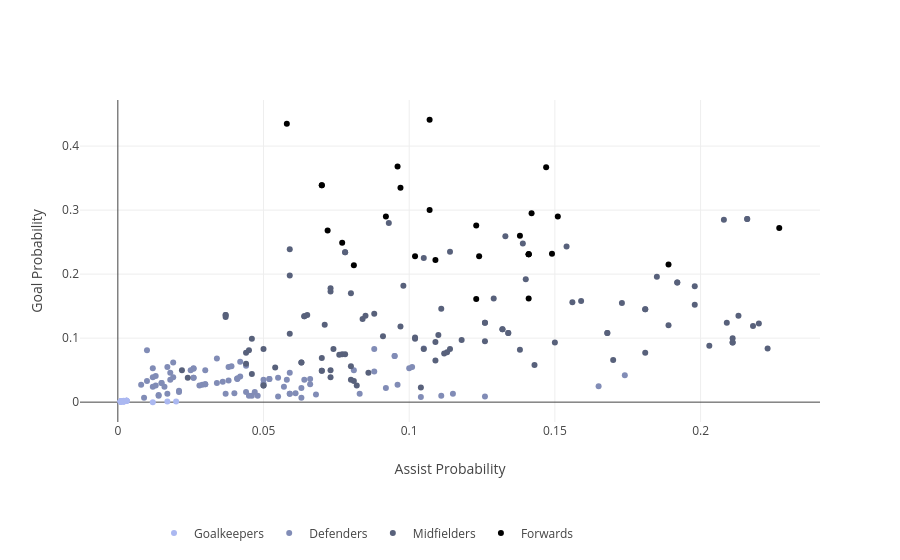

Here is the notebook cell this chart was saved with:
### Code cell
min_minutes=45
df_plot = df_players[df_players.mean_minutes > min_minutes]
fig = go.Figure()
fig.add_trace(
    go.Scatter(
        x=df_plot[df_plot.position=="GK"]['assists'],
        y=df_plot[df_plot.position=="GK"]['goals_scored'],
        mode='markers',
        marker=dict(color='#abb8f1'),
        customdata=df_plot[df_plot.position=="GK"][['player_name', 'position', 'team_name', 'mean_minutes']],
        hovertemplate="<b>%{customdata[0]}</b><br>Position: %{customdata[1]}<br>Team: %{customdata[2]}<br>Avg Minutes: %{customdata[3]}<br>Goals: %{x}<br>Assists: %{y}",
        name="Goalkeepers",
        showlegend=True
    )
)
fig.add_trace(
    go.Scatter(
        x=df_plot[df_plot.position=="DEF"]['assists'],
        y=df_plot[df_plot.position=="DEF"]['goals_scored'],
        mode='markers',
        marker=dict(color='#818cb6'),
        customdata=df_plot[df_plot.position=="DEF"][['player_name', 'position', 'team_name', 'mean_minutes']],
        hovertemplate="<b>%{customdata[0]}</b><br>Position: %{customdata[1]}<br>Team: %{customdata[2]}<br>Avg Minutes: %{customdata[3]}<br>Goals: %{x}<br>Assists: %{y}",
        name="Defenders",
        showlegend=True
    )
)
fig.add_trace(
    go.Scatter(
        x=df_plot[df_plot.position=="MID"]['assists'],
        y=df_plot[df_plot.position=="MID"]['goals_scored'],
        mode='markers',
        marker=dict(color='#58617b'),
        customdata=df_plot[df_plot.position=="MID"][['player_name', 'position', 'team_name', 'mean_minutes']],
        hovertemplate="<b>%{customdata[0]}</b><br>Position: %{customdata[1]}<br>Team: %{customdata[2]}<br>Avg Minutes: %{customdata[3]}<br>Goals: %{x}<br>Assists: %{y}",
        name="Midfielders",
        showlegend=True
    )
)

fig.add_trace(
    go.Scatter(
        x=df_plot[df_plot.position=="FWD"]['assists'],
        y=df_plot[df_plot.position=="FWD"]['goals_scored'],
        mode='markers',
        marker=dict(color='black'),
        customdata=df_plot[df_plot.position=="FWD"][['player_name', 'position', 'team_name', 'mean_minutes']],
        hovertemplate="<b>%{customdata[0]}</b><br>Position: %{customdata[1]}<br>Team: %{customdata[2]}<br>Avg Minutes: %{customdata[3]}<br>Goals: %{x}<br>Assists: %{y}",
        name="Forwards",
        showlegend=True
    )
)
fig.update_layout(
    # add horizontal legend
    legend_orientation="h",
    legend=dict(x=0.1, y=-0.3),
    xaxis_title="Assist Probability",
    yaxis_title="Goal Probability",
)
fig.show()

### Figure 1 — Plotly figure (JSON) as saved in the notebook; plotly's stock layout.template omitted (floating-point values rounded to 4 significant figures; data arrays with more than 128 entries replaced by an {"elided": "..."} marker saying what was removed)
{"data": [{"customdata": [["A.Becker", "GK", "Liverpool", 76], ["Areola", "GK", "West Ham", 79], ["Dubravka", "GK", "Newcastle", 52], ["Ederson M.", "GK", "Manchester City", 83], ["Flekken", "GK", "Brentford", 96], ["Foderingham", "GK", "Sheffield Utd", 70], ["Foderingham", "GK", "West Ham", 70], ["Henderson", "GK", "Crystal Palace", 52], ["Henderson", "GK", "Manchester Utd", 52], ["Johnstone", "GK", "Crystal Palace", 52], ["Johnstone", "GK", "Wolves", 52], ["José Sá", "GK", "Wolves", 85], ["Kaminski", "GK", "Luton", 90], ["Leno", "GK", "Fulham", 99], ["Martinez", "GK", "Aston Villa", 89], ["Neto", "GK", "Arsenal", 81], ["Neto", "GK", "Bournemouth", 81], ["Onana", "GK", "Manchester Utd", 99], ["Pickford", "GK", "Everton", 99], ["Raya", "GK", "Arsenal", 85], ["Raya", "GK", "Brentford", 85], ["Sanchez", "GK", "Chelsea", 47], ["Sels", "GK", "Nottingham", 47], ["Trafford", "GK", "Burnley", 66], ["Verbruggen", "GK", "Brighton", 54], ["Vicario", "GK", "Tottenham", 99]], "hovertemplate": "<b>%{customdata[0]}</b><br>Position: %{customdata[1]}<br>Team: %{customdata[2]}<br>Avg Minutes: %{customdata[3]}<br>Goals: %{x}<br>Assists: %{y}", "marker": {"color": "#abb8f1"}, "mode": "markers", "name": "Goalkeepers", "showlegend": true, "type": "scatter", "x": [0.001, 0.001, 0.001, 0.012, 0.017, 0.003, 0.003, 0.002, 0.002, 0.003, 0.003, 0.02, 0.001, 0.001, 0.001, 0.001, 0.001, 0.001, 0.002, 0.001, 0.001, 0.002, 0.003, 0.003, 0.002, 0.001], "y": [0.001, 0.001, 0.001, 0, 0.001, 0.002, 0.002, 0.001, 0.001, 0.002, 0.002, 0.001, 0.001, 0.001, 0.001, 0.001, 0.001, 0.001, 0.001, 0.001, 0.001, 0.001, 0.002, 0.002, 0.002, 0.001]}, {"customdata": {"elided": "86x4 mixed values"}, "hovertemplate": "<b>%{customdata[0]}</b><br>Position: %{customdata[1]}<br>Team: %{customdata[2]}<br>Avg Minutes: %{customdata[3]}<br>Goals: %{x}<br>Assists: %{y}", "marker": {"color": "#818cb6"}, "mode": "markers", "name": "Defenders", "showlegend": true, "type": "scatter", "x": [0.019, 0.038, 0.008, 0.055, 0.081, 0.052, 0.052, 0.088, 0.013, 0.088, 0.034, 0.029, 0.03, 0.042, 0.066, 0.057, 0.034, 0.104, 0.055, 0.064, 0.036, 0.017, 0.092, 0.012, 0.174, 0.026, 0.063, 0.018, 0.046, 0.111, 0.037, 0.03, 0.061, 0.026, 0.026, 0.014, 0.021, 0.101, 0.018, 0.015, 0.015, 0.066, 0.048, 0.115, 0.039, 0.019, 0.045, 0.095, 0.095, 0.017, 0.01, 0.1, 0.013, 0.044, 0.126, 0.041, 0.058, 0.01, 0.009, 0.016, 0.042, 0.105, 0.068, 0.025, 0.03, 0.041, 0.041, 0.096, 0.165, 0.021, 0.05, 0.014, 0.026, 0.038, 0.028, 0.083, 0.063, 0.059, 0.059, 0.047, 0.059, 0.044, 0.04, 0.012, 0.05, 0.012], "y": [0.062, 0.055, 0.027, 0.038, 0.05, 0.036, 0.036, 0.048, 0.026, 0.083, 0.068, 0.027, 0.028, 0.04, 0.028, 0.024, 0.03, 0.008, 0.009, 0.035, 0.032, 0.013, 0.022, 0.039, 0.042, 0.053, 0.022, 0.046, 0.01, 0.01, 0.013, 0.05, 0.014, 0.038, 0.038, 0.011, 0.018, 0.055, 0.035, 0.03, 0.03, 0.036, 0.01, 0.013, 0.056, 0.039, 0.01, 0.072, 0.072, 0.055, 0.033, 0.053, 0.041, 0.057, 0.009, 0.036, 0.035, 0.081, 0.007, 0.024, 0.063, 0.084, 0.012, 0.05, 0.028, 0.037, 0.037, 0.027, 0.025, 0.016, 0.035, 0.01, 0.052, 0.034, 0.026, 0.013, 0.007, 0.013, 0.013, 0.016, 0.046, 0.016, 0.014, 0.024, 0.029, 0.053]}, {"customdata": {"elided": "105x4 mixed values"}, "hovertemplate": "<b>%{customdata[0]}</b><br>Position: %{customdata[1]}<br>Team: %{customdata[2]}<br>Avg Minutes: %{customdata[3]}<br>Goals: %{x}<br>Assists: %{y}", "marker": {"color": "#58617b"}, "mode": "markers", "name": "Midfielders", "showlegend": true, "type": "scatter", "x": [0.098, 0.073, 0.044, 0.181, 0.156, 0.198, 0.132, 0.132, 0.07, 0.07, 0.138, 0.024, 0.133, 0.084, 0.114, 0.05, 0.05, 0.086, 0.088, 0.104, 0.15, 0.078, 0.209, 0.17, 0.085, 0.22, 0.07, 0.114, 0.105, 0.112, 0.037, 0.159, 0.073, 0.218, 0.082, 0.198, 0.203, 0.189, 0.102, 0.129, 0.093, 0.078, 0.078, 0.081, 0.064, 0.064, 0.168, 0.168, 0.046, 0.08, 0.113, 0.211, 0.211, 0.063, 0.073, 0.022, 0.173, 0.071, 0.073, 0.109, 0.054, 0.05, 0.111, 0.077, 0.223, 0.045, 0.059, 0.091, 0.154, 0.181, 0.181, 0.074, 0.211, 0.059, 0.044, 0.134, 0.134, 0.11, 0.037, 0.037, 0.216, 0.216, 0.08, 0.105, 0.118, 0.185, 0.208, 0.213, 0.076, 0.14, 0.139, 0.065, 0.192, 0.192, 0.109, 0.102, 0.143, 0.059, 0.063, 0.126, 0.126, 0.097, 0.08, 0.046, 0.126], "y": [0.182, 0.173, 0.077, 0.077, 0.156, 0.181, 0.114, 0.114, 0.049, 0.049, 0.082, 0.038, 0.259, 0.13, 0.083, 0.026, 0.026, 0.046, 0.138, 0.023, 0.093, 0.075, 0.124, 0.066, 0.135, 0.123, 0.069, 0.235, 0.225, 0.076, 0.133, 0.158, 0.05, 0.119, 0.026, 0.152, 0.088, 0.12, 0.099, 0.162, 0.28, 0.234, 0.234, 0.033, 0.134, 0.134, 0.108, 0.108, 0.099, 0.035, 0.078, 0.093, 0.093, 0.062, 0.178, 0.05, 0.155, 0.121, 0.039, 0.094, 0.054, 0.083, 0.146, 0.075, 0.084, 0.081, 0.107, 0.103, 0.243, 0.145, 0.145, 0.083, 0.1, 0.198, 0.06, 0.108, 0.108, 0.105, 0.136, 0.136, 0.286, 0.286, 0.17, 0.083, 0.097, 0.196, 0.285, 0.135, 0.074, 0.192, 0.248, 0.136, 0.187, 0.187, 0.065, 0.101, 0.058, 0.239, 0.062, 0.124, 0.124, 0.118, 0.056, 0.044, 0.095]}, {"customdata": [["Amdouni", "FWD", "Burnley", 51], ["Antonio", "FWD", "West Ham", 51], ["Archer", "FWD", "Aston Villa", 52], ["Archer", "FWD", "Sheffield Utd", 52], ["Archer", "FWD", "Southampton", 52], ["Calvert-Lewin", "FWD", "Everton", 66], ["Cunha", "FWD", "Wolves", 72], ["Darwin", "FWD", "Liverpool", 55], ["Foster", "FWD", "Burnley", 50], ["Haaland", "FWD", "Manchester City", 77], ["Havertz", "FWD", "Arsenal", 79], ["Højlund", "FWD", "Manchester Utd", 57], ["Isak", "FWD", "Newcastle", 68], ["J.Alvarez", "FWD", "Manchester City", 70], ["João Pedro", "FWD", "Brighton", 60], ["Mateta", "FWD", "Crystal Palace", 68], ["Morris", "FWD", "Luton", 75], ["Muniz", "FWD", "Fulham", 48], ["N.Jackson", "FWD", "Chelsea", 82], ["Ogbene", "FWD", "Luton", 55], ["Semenyo", "FWD", "Bournemouth", 65], ["Solanke", "FWD", "Bournemouth", 92], ["Solanke", "FWD", "Tottenham", 92], ["Watkins", "FWD", "Aston Villa", 92], ["Welbeck", "FWD", "Brighton", 53], ["Wissa", "FWD", "Brentford", 73], ["Wood", "FWD", "Nottingham", 56]], "hovertemplate": "<b>%{customdata[0]}</b><br>Position: %{customdata[1]}<br>Team: %{customdata[2]}<br>Avg Minutes: %{customdata[3]}<br>Goals: %{x}<br>Assists: %{y}", "marker": {"color": "black"}, "mode": "markers", "name": "Forwards", "showlegend": true, "type": "scatter", "x": [0.077, 0.081, 0.141, 0.141, 0.141, 0.123, 0.151, 0.189, 0.124, 0.107, 0.142, 0.072, 0.096, 0.141, 0.092, 0.147, 0.138, 0.097, 0.102, 0.123, 0.109, 0.07, 0.07, 0.227, 0.149, 0.107, 0.058], "y": [0.249, 0.214, 0.231, 0.231, 0.231, 0.276, 0.29, 0.215, 0.228, 0.441, 0.295, 0.268, 0.368, 0.162, 0.29, 0.367, 0.26, 0.335, 0.228, 0.161, 0.222, 0.339, 0.339, 0.272, 0.232, 0.3, 0.435]}], "layout": {"legend": {"orientation": "h", "x": 0.1, "y": -0.3}, "xaxis": {"title": {"text": "Assist Probability"}}, "yaxis": {"title": {"text": "Goal Probability"}}}}
